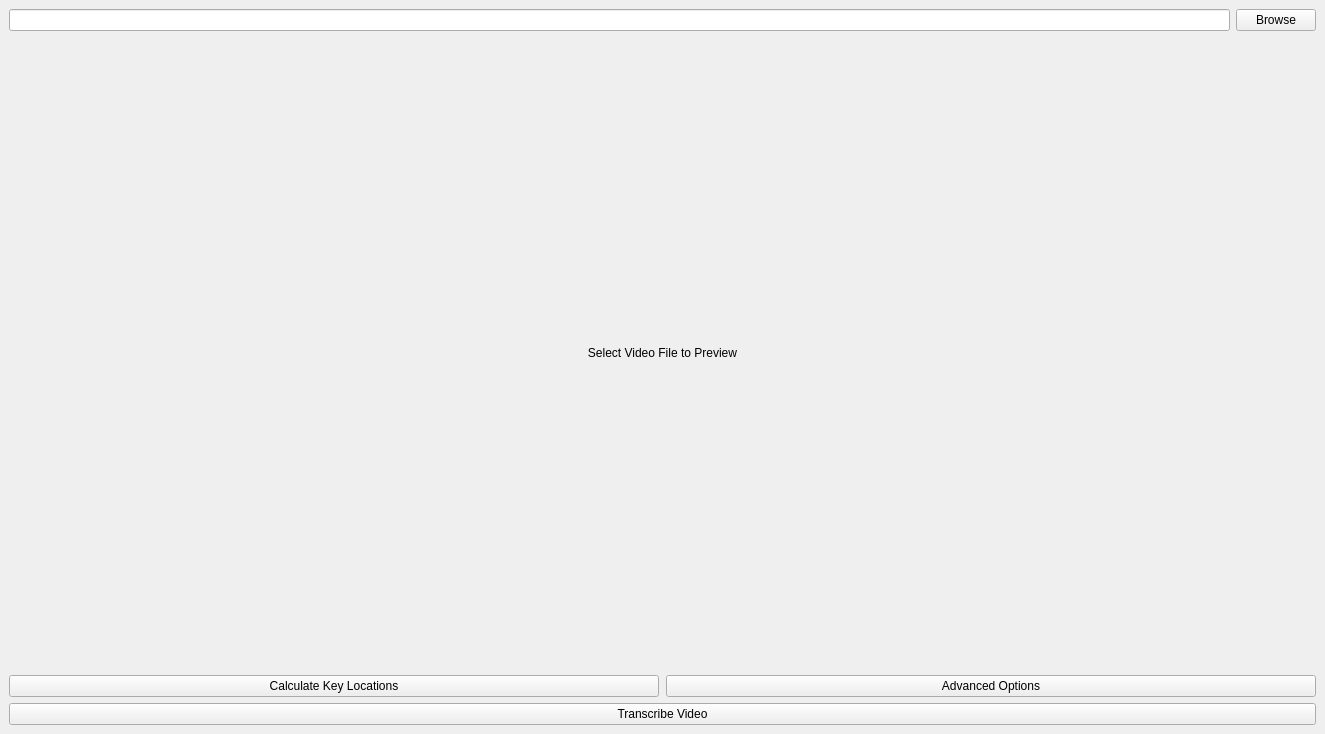
<?xml version="1.0" encoding="UTF-8"?>
<ui version="4.0">
 <class>MainWindow</class>
 <widget class="QMainWindow" name="MainWindow">
  <property name="geometry">
   <rect>
    <x>0</x>
    <y>0</y>
    <width>1325</width>
    <height>734</height>
   </rect>
  </property>
  <property name="windowTitle">
   <string>Synthesia Tutorial Translator</string>
  </property>
  <widget class="QWidget" name="centralwidget">
   <layout class="QVBoxLayout" name="verticalLayout_2">
    <item>
     <layout class="QVBoxLayout" name="verticalLayout">
      <item>
       <layout class="QGridLayout" name="gridLayout_2">
        <item row="0" column="0">
         <widget class="QLineEdit" name="filePathLine">
          <property name="text">
           <string/>
          </property>
          <property name="readOnly">
           <bool>true</bool>
          </property>
         </widget>
        </item>
        <item row="0" column="1">
         <widget class="QPushButton" name="fileBrowseButton">
          <property name="text">
           <string>Browse</string>
          </property>
         </widget>
        </item>
       </layout>
      </item>
     </layout>
    </item>
    <item>
     <widget class="QLabel" name="videoLabel">
      <property name="sizePolicy">
       <sizepolicy hsizetype="Preferred" vsizetype="Preferred">
        <horstretch>1</horstretch>
        <verstretch>1</verstretch>
       </sizepolicy>
      </property>
      <property name="mouseTracking">
       <bool>true</bool>
      </property>
      <property name="text">
       <string>Select Video File to Preview</string>
      </property>
      <property name="scaledContents">
       <bool>true</bool>
      </property>
      <property name="alignment">
       <set>Qt::AlignCenter</set>
      </property>
     </widget>
    </item>
    <item>
     <layout class="QHBoxLayout" name="horizontalLayout_2">
      <property name="spacing">
       <number>7</number>
      </property>
      <item>
       <widget class="QPushButton" name="calculateKeysButton">
        <property name="text">
         <string>Calculate Key Locations</string>
        </property>
       </widget>
      </item>
      <item>
       <widget class="QPushButton" name="advancedOptionsButton">
        <property name="text">
         <string>Advanced Options</string>
        </property>
       </widget>
      </item>
     </layout>
    </item>
    <item>
     <widget class="QPushButton" name="transcribeVideoButton">
      <property name="text">
       <string>Transcribe Video</string>
      </property>
     </widget>
    </item>
   </layout>
  </widget>
 </widget>
 <resources/>
 <connections/>
</ui>
